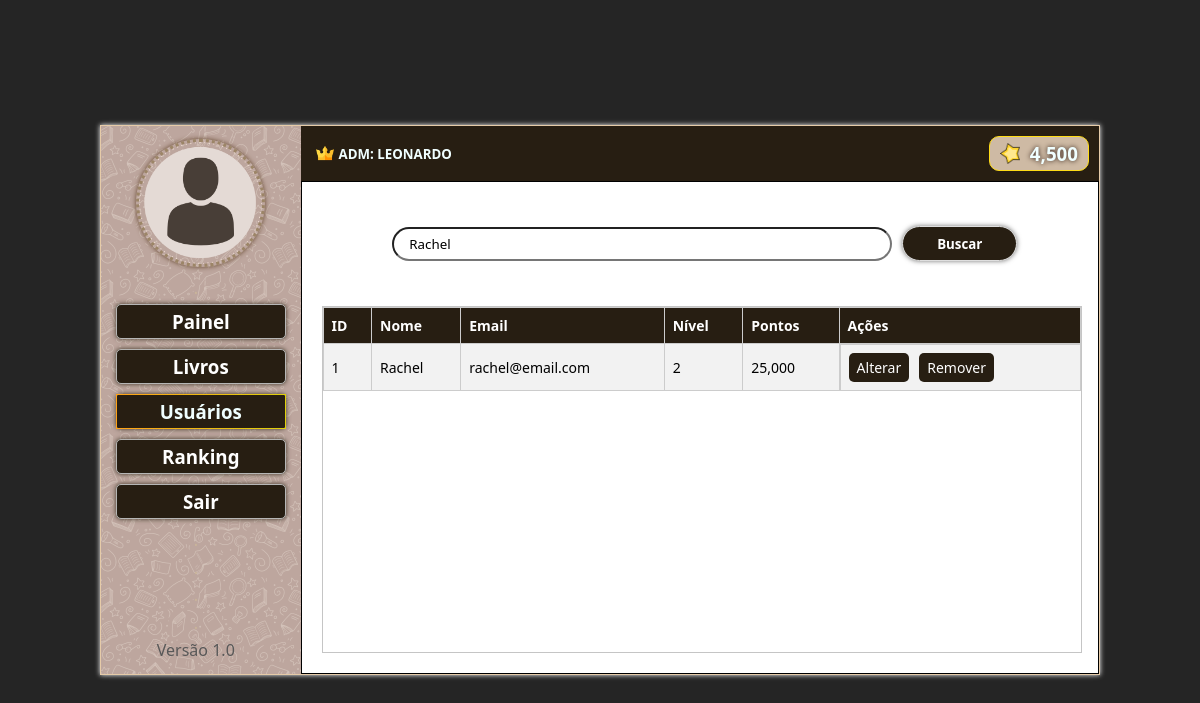
The app's page /scriptorium_5/usuariosadm.php?busca=Rachel (signed in) with its own data.
### tables this page shows
CREATE TABLE `usuarios` (
  `id_usuario` int(5) unsigned NOT NULL AUTO_INCREMENT,
  `nivel_usuario` int(2) DEFAULT 1,
  `nome_usuario` varchar(80) NOT NULL,
  `senha_usuario` varchar(15) NOT NULL,
  `nascimento_usuario` date NOT NULL,
  `email_usuario` varchar(100) NOT NULL,
  `pontos_usuario` int(5) DEFAULT 500,
  PRIMARY KEY (`id_usuario`),
  UNIQUE KEY `uk_email` (`email_usuario`)
);

### scriptorium_5/usuariosadm.php (the view, shortened to what this page needs)
<?php
include 'conexao.php';
$busca = "";
if (isset($_GET['busca'])) {
    $busca = $_GET['busca'];
    $stmt = $conn->prepare("SELECT * FROM usuarios WHERE nome_usuario LIKE ? OR email_usuario LIKE ? ORDER BY id_usuario ASC");
    $like = "%$busca%";
    $stmt->bind_param("ss", $like, $like);
} else {
    $stmt = $conn->prepare("SELECT * FROM usuarios ORDER BY id_usuario ASC");
}
$stmt->execute();
$result = $stmt->get_result();
$usuarios = $result->fetch_all(MYSQLI_ASSOC);
?>
<!DOCTYPE html>
<html lang="PT-BR">
<head>
</head>
<body>
<main>
    <div class="colunaesquerda">
        <div class="boxperfil"><img src="imagens/imguser.png" alt="" width="80%"></div>
        <div class="caixabotoes">
            <div class="colunaesquerdap"><p>.</p></div>
            <a href="paineladm.php"><div class="botao"><h3>Painel</h3></div></a>
            <a href="buscalivroadm.php"><div class="botao"><h3>Livros</h3></div></a>
            <a href="usuariosadm.php"><div class="botaoselect"><h3>Usuários</h3></div></a>
            <a href="rankingadm.php"><div class="botao"><h3>Ranking</h3></div></a>
            <a href="logout.php"><div class="botao"><h3>Sair</h3></div></a>
        </div>
        <div class="colunaesquerdap"><p>.</p></div>
        <div class="colunaesquerdap"><p>.</p></div>
        <div class="colunaesquerdap"><p>.</p></div>
        <div class="colunaesquerdap"><p>.</p></div>
        <div><p>Versão 1.0</p></div>
    </div>
    <div class="colunadireita">
        <div class="linhasuperior">
            <div class="boxnomeuser">
                <img src="imagens/crown.png" alt="">
                <h5>ADM: <?php echo strtoupper(htmlspecialchars($_SESSION['nome_usuario'])); ?></h5></div>
            <div class="boxpontos">
                <img src="imagens/star.png" alt="" width="20">
                <h3><?php echo number_format($_SESSION['pontos_usuario'], 0); ?></h3>
            </div>
        </div>
        <div class="telabusca">
            <form method="GET" class="busca">
                <input type="text" name="busca" placeholder="Digite sua busca..." value="<?php echo htmlspecialchars($busca); ?>">
                <button type="submit" class="botaosup">Buscar</button>
            </form>
            <div class="resultado">
                <?php if(count($usuarios) > 0): ?>
                    <table>
                        <thead>
                            <tr>
                                <th>ID</th>
                                <th>Nome</th>
                                <th>Email</th>
                                <th>Nível</th>
                                <th>Pontos</th>
                                <th>Ações</th>
                            </tr>
                        </thead>
                        <tbody>
                            <?php foreach($usuarios as $usuario): ?>
                                <tr>
                                    <td><?php echo $usuario['id_usuario']; ?></td>
                                    <td><?php echo htmlspecialchars($usuario['nome_usuario']); ?></td>
                                    <td><?php echo htmlspecialchars($usuario['email_usuario']); ?></td>
                                    <td><?php echo $usuario['nivel_usuario']; ?></td>
                                    <td><?php echo number_format($usuario['pontos_usuario'], 0); ?></td>
                                    <td style="display: flex; gap: 10px;">
                                        <a class="acao-btn alterar" href="alterarusuarioadm.php?id=">Alterar</a>
                                        <a class="acao-btn remover" href="removeruseradm.php?id=">Remover</a>
                                    </td>
                                </tr>
                            <?php endforeach; ?>
                        </tbody>
                    </table>
                <?php else: ?>
                    <p>Nenhum usuário encontrado.</p>
                <?php endif; ?>
            </div>
        </div>
    </div>
</main>
</body>
</html>

### scriptorium_5/usuariosadm.php (style rules this page uses)
table { width: 100%; border-collapse: collapse; font-size: 14px; }
th, td { border: 1px solid #ccc; padding: 8px; text-align: left; }
th { background-color: rgb(39, 30, 18); color: white; }
.acao-btn { padding: 5px 8px; border-radius: 5px; color: white; text-decoration: none; display: inline-block; }
.alterar { background-color:rgb(39, 30, 18); }
.remover { background-color:rgb(39, 30, 18); }
.resultado { overflow-y: auto; }
* { padding: 0px; margin: 0px; box-sizing: border-box; font-family:'Segoe UI', Tahoma, Geneva, Verdana, sans-serif }
body { width: 100vw; height: 100vh; display: flex; justify-content: center; align-items: center; background-color: rgb(37, 37, 37); }
main { width: 1000px; height: 550px; background-color: rgb(113, 129, 129); display: flex; flex-direction: row; border: 1px solid rgb(230, 203, 168); box-shadow: 0px 0px 5px white; }
.colunaesquerda { background-image: url(imagens/bk_login.png); width: 20%; height: 100%; padding: 10px 20px 10px 10px; display: flex; flex-direction: column; justify-content: space-around; text-align: center; color: rgb(88, 88, 88); }
.colunaesquerdap { color: rgb(202, 181, 154); }
.colunaesquerda img { border:3px dotted rgb(156, 133, 103); border-radius: 65px; box-shadow: 0px 0px 5px rgb(100, 70, 46); }
.boxperfil { margin-left: 9px; }
.caixabotoes { display: flex; flex-direction: column; justify-content: space-evenly; align-items: center; text-align: center; }
.caixabotoes a { width: 100%; text-decoration: none; }
.botao { width: 100%; height: 35px; margin: 5px; background-color: rgb(39, 30, 18); color: rgb(255, 255, 255); border-radius: 5px; display: flex; justify-content: center; align-items: center; border: 1px solid rgb(182, 182, 181); box-shadow: 0px 0px 5px rgb(59, 50, 35); }
.botaoselect { width: 100%; height: 35px; margin: 5px; background-color: rgb(39, 30, 18); color: azure; border-radius: 5px; display: flex; justify-content: center; align-items: center; box-shadow: 0px 0px 5px rgb(59, 50, 35); border-width: 1px; border-style: solid; border-image: linear-gradient(to right, rgb(255, 162, 23), rgb(223, 209, 11)) 1; }
.colunadireita { background-color: azure; width: 80%; height: 100%; display: flex; flex-direction: column; }
.linhasuperior { background-color: rgb(39, 30, 18); width: 100%; height: 10%; padding: 10px; color: azure; display: flex; flex-direction: row; justify-content: space-between; align-items: center; }
.boxpontos { background-color: rgb(206, 186, 164); border-radius: 10px; width: 100px; height: 35px; display: flex; flex-direction: row; justify-content: space-between; align-items: center; padding: 10px; border: 1px solid rgb(255, 220, 24); }
.boxpontos h3 { text-shadow: 0px 0px 5px rgb(44, 27, 20); }
.telabusca { background-color: rgb(255, 255, 255); width: 100%; height: 90%; padding: 10px; border: 1px solid black; display: flex; flex-direction: column; justify-content: center; }
.resultado { background-color: rgb(255, 255, 255); width: 98%; height: 80%; margin: 10px; border: 1px solid rgb(197, 197, 197); scrollbar-color: #dac7bfff rgb(39, 30, 18); }
.botaosup { width: 115px; height: 35px; background-color: rgb(39, 30, 18); color: rgb(255, 255, 255); border-radius: 50px; display: flex; justify-content: center; align-items: center; border: 1px solid rgb(223, 223, 223); box-shadow: 0px 0px 5px rgb(117, 117, 117); font-weight: bold; }
form { display: flex; flex-direction: row; justify-content: center; align-items: center; margin: 25px; }
form input { width: 500px; height: 30px; margin: 10px; border-radius: 20px; padding: 15px; }
tr:nth-child(odd) { background-color: #f2f2f2; }
.boxnomeuser { display: flex; flex-direction: row; align-items: center; text-align: center; }
.boxnomeuser h5 { text-align: center; margin-top: 2px; }
.boxnomeuser img { width: 18px; height: 18px; margin-left: 5px; margin-right: 5px; }

### records on screen
usuarios: id_usuario "1", nome_usuario "Rachel", email_usuario "rachel@email.com", nivel_usuario "2", pontos_usuario "25,000"

### other values on screen
$_SESSION['nome_usuario'] "LEONARDO"
$_SESSION['pontos_usuario'] "4,500"
